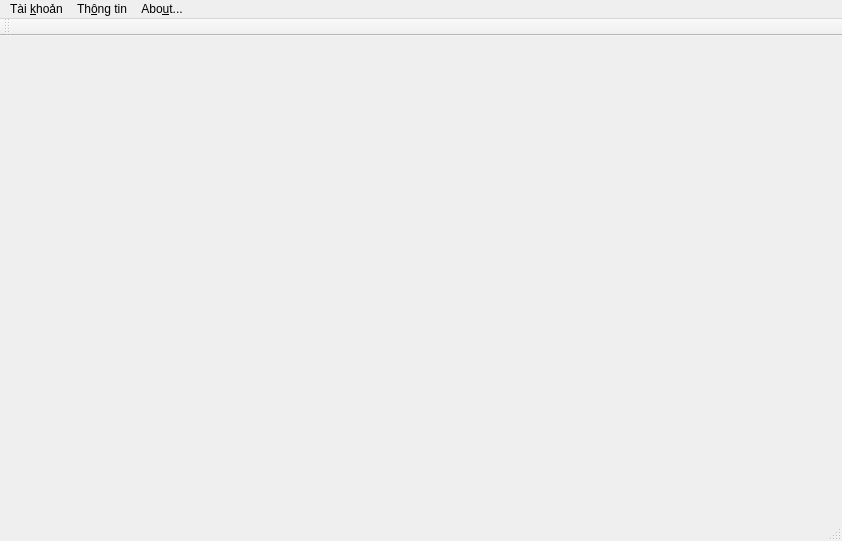
<?xml version="1.0" encoding="UTF-8"?>
<ui version="4.0">
 <class>MainWindow</class>
 <widget class="QMainWindow" name="MainWindow">
  <property name="geometry">
   <rect>
    <x>0</x>
    <y>0</y>
    <width>842</width>
    <height>541</height>
   </rect>
  </property>
  <property name="windowTitle">
   <string>MainWindow</string>
  </property>
  <widget class="QWidget" name="centralWidget"/>
  <widget class="QMenuBar" name="menuBar">
   <property name="geometry">
    <rect>
     <x>0</x>
     <y>0</y>
     <width>842</width>
     <height>31</height>
    </rect>
   </property>
   <widget class="QMenu" name="menuT_i_kho_n">
    <property name="title">
     <string>Tài &amp;khoản</string>
    </property>
    <addaction name="actionLogin"/>
    <addaction name="actionChangeRole"/>
    <addaction name="actionLogout"/>
    <addaction name="separator"/>
    <addaction name="actionExit"/>
   </widget>
   <widget class="QMenu" name="menuTh_ng_tin">
    <property name="title">
     <string>Th&amp;ông tin</string>
    </property>
    <addaction name="actionViewInfo"/>
    <addaction name="actionChangePass"/>
   </widget>
   <widget class="QMenu" name="menuAbout">
    <property name="title">
     <string>Abo&amp;ut...</string>
    </property>
    <addaction name="actionVersion"/>
   </widget>
   <addaction name="menuT_i_kho_n"/>
   <addaction name="menuTh_ng_tin"/>
   <addaction name="menuAbout"/>
  </widget>
  <widget class="QToolBar" name="mainToolBar">
   <attribute name="toolBarArea">
    <enum>TopToolBarArea</enum>
   </attribute>
   <attribute name="toolBarBreak">
    <bool>false</bool>
   </attribute>
  </widget>
  <widget class="QStatusBar" name="statusBar"/>
  <action name="actionLogin">
   <property name="text">
    <string>Đăng &amp;nhập</string>
   </property>
  </action>
  <action name="actionLogout">
   <property name="text">
    <string>Đăng &amp;xuất</string>
   </property>
  </action>
  <action name="actionExit">
   <property name="text">
    <string>&amp;Thoát</string>
   </property>
  </action>
  <action name="actionViewInfo">
   <property name="text">
    <string>&amp;Xem thông tin cá nhân</string>
   </property>
  </action>
  <action name="actionChangePass">
   <property name="text">
    <string>Đổi &amp;mật khẩu</string>
   </property>
  </action>
  <action name="actionChangeRole">
   <property name="text">
    <string>Đăng nhập &amp;vai trò khác</string>
   </property>
  </action>
  <action name="actionVersion">
   <property name="text">
    <string>&amp;Version</string>
   </property>
  </action>
 </widget>
 <layoutdefault spacing="6" margin="11"/>
 <resources/>
 <connections/>
</ui>
